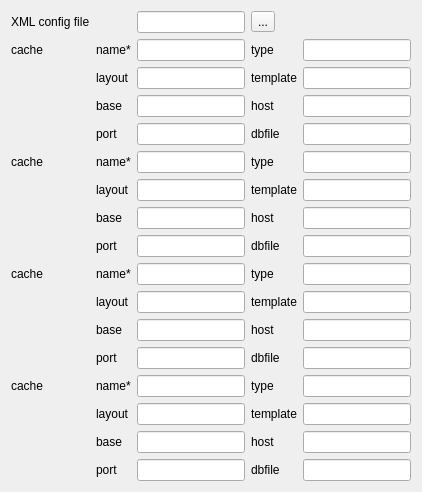
     <widget class="QWidget" name="tab">
      <attribute name="title">
       <string>Cache</string>
      </attribute>
      <layout class="QGridLayout" name="gridLayout_3">
       <item row="1" column="0">
        <widget class="QLabel" name="label_12">
         <property name="text">
          <string>cache</string>
         </property>
        </widget>
       </item>
       <item row="2" column="1">
        <widget class="QLabel" name="label_10">
         <property name="text">
          <string>layout</string>
         </property>
        </widget>
       </item>
       <item row="6" column="2">
        <widget class="QLineEdit" name="txtCacheLayout_2"/>
       </item>
       <item row="0" column="2">
        <widget class="QLineEdit" name="txtXmlConfigFilePath">
         <property name="toolTip">
          <string>Name for the map file to be created from the QGIS project file</string>
         </property>
         <property name="text">
          <string notr="true"/>
         </property>
        </widget>
       </item>
       <item row="2" column="4">
        <widget class="QLineEdit" name="txtCacheTemplate_1"/>
       </item>
       <item row="7" column="3">
        <widget class="QLabel" name="label_29">
         <property name="text">
          <string>host</string>
         </property>
        </widget>
       </item>
       <item row="10" column="4">
        <widget class="QLineEdit" name="txtCacheTemplate_3"/>
       </item>
       <item row="9" column="1">
        <widget class="QLabel" name="label_31">
         <property name="text">
          <string>name*</string>
         </property>
        </widget>
       </item>
       <item row="3" column="1">
        <widget class="QLabel" name="label_13">
         <property name="text">
          <string>base</string>
         </property>
        </widget>
       </item>
       <item row="11" column="4">
        <widget class="QLineEdit" name="txtCacheHost_3"/>
       </item>
       <item row="5" column="3">
        <widget class="QLabel" name="label_25">
         <property name="text">
          <string>type</string>
         </property>
        </widget>
       </item>
       <item row="13" column="0">
        <widget class="QLabel" name="label_200">
         <property name="text">
          <string>cache</string>
         </property>
        </widget>
       </item>
       <item row="6" column="3">
        <widget class="QLabel" name="label_27">
         <property name="text">
          <string>template</string>
         </property>
        </widget>
       </item>
       <item row="5" column="0">
        <widget class="QLabel" name="label_19">
         <property name="text">
          <string>cache</string>
         </property>
        </widget>
       </item>
       <item row="14" column="1">
        <widget class="QLabel" name="label_42">
         <property name="text">
          <string>layout</string>
         </property>
        </widget>
       </item>
       <item row="9" column="3">
        <widget class="QLabel" name="label_33">
         <property name="text">
          <string>type</string>
         </property>
        </widget>
       </item>
       <item row="15" column="1">
        <widget class="QLabel" name="label_43">
         <property name="text">
          <string>base</string>
         </property>
        </widget>
       </item>
       <item row="5" column="1">
        <widget class="QLabel" name="label_16">
         <property name="text">
          <string>name*</string>
         </property>
        </widget>
       </item>
       <item row="8" column="4">
        <widget class="QLineEdit" name="txtCacheDbfile_2"/>
       </item>
       <item row="4" column="4">
        <widget class="QLineEdit" name="txtCacheDbfile_1"/>
       </item>
       <item row="13" column="4">
        <widget class="QLineEdit" name="txtCacheType_4"/>
       </item>
       <item row="4" column="2">
        <widget class="QLineEdit" name="txtCachePort_1"/>
       </item>
       <item row="6" column="1">
        <widget class="QLabel" name="label_26">
         <property name="text">
          <string>layout</string>
         </property>
        </widget>
       </item>
       <item row="1" column="4">
        <widget class="QLineEdit" name="txtCacheType_1"/>
       </item>
       <item row="9" column="0">
        <widget class="QLabel" name="label_32">
         <property name="text">
          <string>cache</string>
         </property>
        </widget>
       </item>
       <item row="14" column="3">
        <widget class="QLabel" name="label_44">
         <property name="text">
          <string>template</string>
         </property>
        </widget>
       </item>
       <item row="14" column="2">
        <widget class="QLineEdit" name="txtCacheLayout_4"/>
       </item>
       <item row="13" column="3">
        <widget class="QLabel" name="label_40">
         <property name="text">
          <string>type</string>
         </property>
        </widget>
       </item>
       <item row="12" column="3">
        <widget class="QLabel" name="label_38">
         <property name="text">
          <string>dbfile</string>
         </property>
        </widget>
       </item>
       <item row="8" column="1">
        <widget class="QLabel" name="label_47">
         <property name="text">
          <string>port</string>
         </property>
        </widget>
       </item>
       <item row="15" column="3">
        <widget class="QLabel" name="label_45">
         <property name="text">
          <string>host</string>
         </property>
        </widget>
       </item>
       <item row="16" column="3">
        <widget class="QLabel" name="label_46">
         <property name="text">
          <string>dbfile</string>
         </property>
        </widget>
       </item>
       <item row="6" column="4">
        <widget class="QLineEdit" name="txtCacheTemplate_2"/>
       </item>
       <item row="8" column="3">
        <widget class="QLabel" name="label_30">
         <property name="text">
          <string>dbfile</string>
         </property>
        </widget>
       </item>
       <item row="16" column="4">
        <widget class="QLineEdit" name="txtCacheDbfile_4"/>
       </item>
       <item row="1" column="1">
        <widget class="QLabel" name="label_8">
         <property name="text">
          <string>name*</string>
         </property>
        </widget>
       </item>
       <item row="0" column="0">
        <widget class="QLabel" name="label">
         <property name="text">
          <string>XML config file</string>
         </property>
         <property name="buddy">
          <cstring>txtXmlConfigFilePath</cstring>
         </property>
        </widget>
       </item>
       <item row="5" column="4">
        <widget class="QLineEdit" name="txtCacheType_2"/>
       </item>
       <item row="10" column="3">
        <widget class="QLabel" name="label_35">
         <property name="text">
          <string>template</string>
         </property>
        </widget>
       </item>
       <item row="10" column="2">
        <widget class="QLineEdit" name="txtCacheLayout_3"/>
       </item>
       <item row="13" column="1">
        <widget class="QLabel" name="label_39">
         <property name="text">
          <string>name*</string>
         </property>
        </widget>
       </item>
       <item row="7" column="4">
        <widget class="QLineEdit" name="txtCacheHost_2"/>
       </item>
       <item row="2" column="3">
        <widget class="QLabel" name="label_11">
         <property name="text">
          <string>template</string>
         </property>
        </widget>
       </item>
       <item row="3" column="3">
        <widget class="QLabel" name="label_14">
         <property name="text">
          <string>host</string>
         </property>
        </widget>
       </item>
       <item row="7" column="1">
        <widget class="QLabel" name="label_28">
         <property name="text">
          <string>base</string>
         </property>
        </widget>
       </item>
       <item row="11" column="3">
        <widget class="QLabel" name="label_37">
         <property name="text">
          <string>host</string>
         </property>
        </widget>
       </item>
       <item row="7" column="2">
        <widget class="QLineEdit" name="txtCacheBase_2"/>
       </item>
       <item row="13" column="2">
        <widget class="QLineEdit" name="txtCacheName_4"/>
       </item>
       <item row="4" column="1">
        <widget class="QLabel" name="port">
         <property name="text">
          <string>port</string>
         </property>
        </widget>
       </item>
       <item row="4" column="3">
        <widget class="QLabel" name="label_15">
         <property name="text">
          <string>dbfile</string>
         </property>
        </widget>
       </item>
       <item row="15" column="2">
        <widget class="QLineEdit" name="txtCacheBase_4"/>
       </item>
       <item row="11" column="2">
        <widget class="QLineEdit" name="txtCacheBase_3"/>
       </item>
       <item row="14" column="4">
        <widget class="QLineEdit" name="txtCacheTemplate_4"/>
       </item>
       <item row="3" column="4">
        <widget class="QLineEdit" name="txtCacheHost_1"/>
       </item>
       <item row="9" column="2">
        <widget class="QLineEdit" name="txtCacheName_3"/>
       </item>
       <item row="1" column="2">
        <widget class="QLineEdit" name="txtCacheName_1">
         <property name="text">
          <string/>
         </property>
        </widget>
       </item>
       <item row="2" column="2">
        <widget class="QLineEdit" name="txtCacheLayout_1"/>
       </item>
       <item row="10" column="1">
        <widget class="QLabel" name="label_34">
         <property name="text">
          <string>layout</string>
         </property>
        </widget>
       </item>
       <item row="9" column="4">
        <widget class="QLineEdit" name="txtCacheType_3"/>
       </item>
       <item row="1" column="3">
        <widget class="QLabel" name="label_9">
         <property name="text">
          <string>type</string>
         </property>
        </widget>
       </item>
       <item row="3" column="2">
        <widget class="QLineEdit" name="txtCacheBase_1"/>
       </item>
       <item row="15" column="4">
        <widget class="QLineEdit" name="txtCacheHost_4"/>
       </item>
       <item row="11" column="1">
        <widget class="QLabel" name="label_36">
         <property name="text">
          <string>base</string>
         </property>
        </widget>
       </item>
       <item row="5" column="2">
        <widget class="QLineEdit" name="txtCacheName_2"/>
       </item>
       <item row="0" column="3">
        <widget class="QToolButton" name="btnChooseFile">
         <property name="text">
          <string>...</string>
         </property>
        </widget>
       </item>
       <item row="12" column="4">
        <widget class="QLineEdit" name="txtCacheDbfile_3"/>
       </item>
       <item row="8" column="2">
        <widget class="QLineEdit" name="txtCachePort_2"/>
       </item>
       <item row="12" column="1">
        <widget class="QLabel" name="label_48">
         <property name="text">
          <string>port</string>
         </property>
        </widget>
       </item>
       <item row="16" column="1">
        <widget class="QLabel" name="label_49">
         <property name="text">
          <string>port</string>
         </property>
        </widget>
       </item>
       <item row="12" column="2">
        <widget class="QLineEdit" name="txtCachePort_3"/>
       </item>
       <item row="16" column="2">
        <widget class="QLineEdit" name="txtCachePort_4"/>
       </item>
      </layout>
     </widget>
